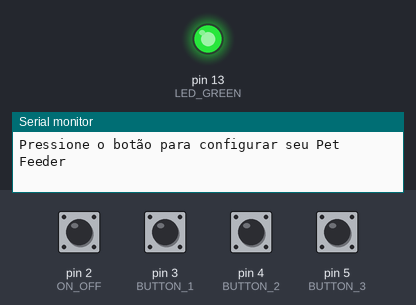
A sketch run on a simulated Arduino Uno, built with avr-gcc and run on an emulated ATmega328P. Shown: output pins drawn as LEDs (lit = HIGH), the last lines printed to the serial monitor. The inputs (shaded band) are chosen by the test bench; at power-on: pin 2 (ON_OFF) HIGH, pin 3 (BUTTON_1), pin 4 (BUTTON_2), pin 5 (BUTTON_3) LOW.

Above: at 1.2 s.
1.3 s: pin 5 (BUTTON_3) pulled HIGH for 0.15 s
At 1.9 s:
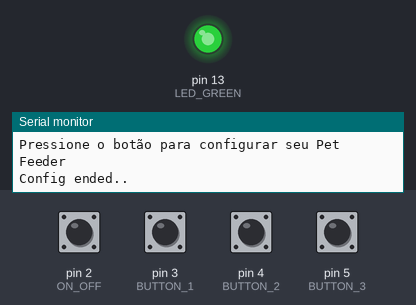
Timing chart, 0 to 4.3 s (numbered marks = the images above; inputs shaded):
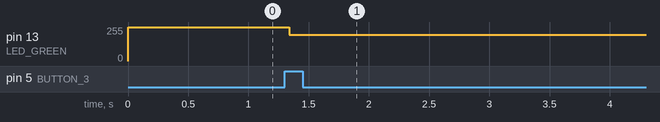

Measured:
- after the input at 1.3 s, pin 13 (LED_GREEN): 255/255 → 198/255 at once

The sketch:

automaticPetFeeder.ino
```cpp
#include <ezButton.h>


int LED_GREEN = 13;

ezButton ON_OFF(2);  // BOTAO ON OFF


int BUTTON_1 = 3;
int BUTTON_2 = 4;
int BUTTON_3 = 5;
/* LDR PARA SABER QUANTIDADE DE COMIDA / ULTRASSOM / SENSOR DE CARRO PARA ÁGUA */
unsigned long ant;
bool state_1 = false;
bool state_2 = false;

int uma_vez = false;
int count_1 = 0;
int hours = {};
int times;

void setup() {

  pinMode(LED_GREEN, OUTPUT);
  digitalWrite(LED_GREEN, 0);
  pinMode(BUTTON_1, INPUT);
  pinMode(BUTTON_2, INPUT);
  pinMode(BUTTON_3, INPUT);

  ON_OFF.setDebounceTime(50);

  Serial.begin(9600);
}

void loop() {
  ON_OFF.loop();
  int state = ON_OFF.getState();
  if (state == HIGH && not(state_2)) {
    digitalWrite(LED_GREEN, 1);
    state_1 = true;
  }
  else {
    state_1 = false;
    digitalWrite(LED_GREEN, 0);
    uma_vez = false;
  }
  if (state_1) {

    if (digitalRead(BUTTON_1) == 1) {
      Serial.println("Escolher quantidade de vezes ao dia");
      delay(1000);
      //times = how_many(); // CRIAR FUNÇÃO DE QUANTIDADE DE VEZES AO DIA > POTENCIOMETRO
    } else if (digitalRead(BUTTON_2) == 1) {
      Serial.println("Escolher horários");
      delay(1000);
      //hours = what_time(); //CRIAR FUNÇÃO DE HORÁRIOS > POTENCIOMETRO
    } else {
      while (not(uma_vez)) {
        Serial.println("Pressione o botão para configurar seu Pet Feeder");
        uma_vez = true;
      }
    }

    if (digitalRead(BUTTON_3) == 1) {
      Serial.println("Config ended..");
      uma_vez=false;
      state_1 = false;
      state_2 = true;
    }
  }


    else if (state_2) {
      digitalWrite(LED_GREEN,1);
    }
    /*
    for (int i = 0; i <= times; i++) {
      if (millis() - ant >= hours[i]*3600000) {
        Serial.println("Hora do lanchinho");
        dispenser(); //CRIAR FUNÇÃO PARA DESPEJAR COMIDA
      }
      if (digitalRead(BUTTON_2)) {
        Serial.println("PAUSED");
        state_2 = false;
        state_1 = true;
      }
    }
    ant = millis();
    }
  */
}
```

functions.ino
```cpp
void how_many(){
  return;
}

void what_time(){
  return;
}

void how_much(){
  return;
}
```
